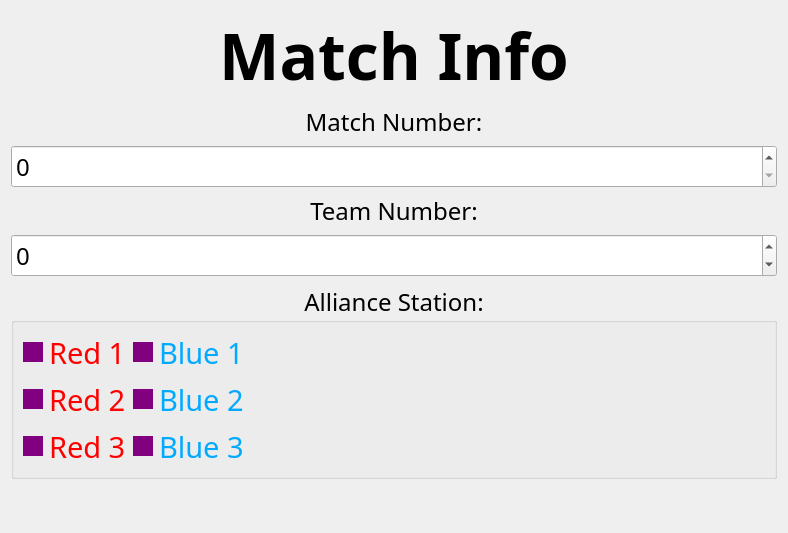
<?xml version="1.0" encoding="UTF-8"?>
<ui version="4.0">
 <class>TeamInfo</class>
 <widget class="QWidget" name="TeamInfo">
  <property name="geometry">
   <rect>
    <x>0</x>
    <y>0</y>
    <width>788</width>
    <height>533</height>
   </rect>
  </property>
  <property name="font">
   <font>
    <family>Noto Sans</family>
    <pointsize>18</pointsize>
    <bold>false</bold>
   </font>
  </property>
  <property name="windowTitle">
   <string>Form</string>
  </property>
  <layout class="QVBoxLayout" name="verticalLayout">
   <item>
    <widget class="QLabel" name="label">
     <property name="sizePolicy">
      <sizepolicy hsizetype="Preferred" vsizetype="Preferred">
       <horstretch>1</horstretch>
       <verstretch>0</verstretch>
      </sizepolicy>
     </property>
     <property name="font">
      <font>
       <family>Noto Sans</family>
       <pointsize>48</pointsize>
       <bold>true</bold>
      </font>
     </property>
     <property name="text">
      <string>Match Info</string>
     </property>
     <property name="scaledContents">
      <bool>true</bool>
     </property>
     <property name="alignment">
      <set>Qt::AlignHCenter|Qt::AlignTop</set>
     </property>
     <property name="wordWrap">
      <bool>true</bool>
     </property>
    </widget>
   </item>
   <item>
    <widget class="QLabel" name="label_3">
     <property name="font">
      <font>
       <family>Noto Sans</family>
       <pointsize>18</pointsize>
       <bold>false</bold>
      </font>
     </property>
     <property name="text">
      <string>Match Number:</string>
     </property>
     <property name="alignment">
      <set>Qt::AlignCenter</set>
     </property>
    </widget>
   </item>
   <item>
    <widget class="QSpinBox" name="matchNumber">
     <property name="font">
      <font>
       <family>Noto Sans</family>
       <pointsize>18</pointsize>
       <bold>false</bold>
      </font>
     </property>
     <property name="maximum">
      <number>999</number>
     </property>
    </widget>
   </item>
   <item>
    <widget class="QLabel" name="a">
     <property name="sizePolicy">
      <sizepolicy hsizetype="Preferred" vsizetype="Preferred">
       <horstretch>1</horstretch>
       <verstretch>0</verstretch>
      </sizepolicy>
     </property>
     <property name="font">
      <font>
       <family>Noto Sans</family>
       <pointsize>18</pointsize>
       <bold>false</bold>
      </font>
     </property>
     <property name="text">
      <string>Team Number:</string>
     </property>
     <property name="scaledContents">
      <bool>true</bool>
     </property>
     <property name="alignment">
      <set>Qt::AlignCenter</set>
     </property>
     <property name="wordWrap">
      <bool>true</bool>
     </property>
    </widget>
   </item>
   <item>
    <widget class="QSpinBox" name="teamNumber">
     <property name="sizePolicy">
      <sizepolicy hsizetype="Preferred" vsizetype="Maximum">
       <horstretch>1</horstretch>
       <verstretch>0</verstretch>
      </sizepolicy>
     </property>
     <property name="font">
      <font>
       <family>Noto Sans</family>
       <pointsize>18</pointsize>
       <bold>false</bold>
      </font>
     </property>
     <property name="wrapping">
      <bool>true</bool>
     </property>
     <property name="maximum">
      <number>99999</number>
     </property>
    </widget>
   </item>
   <item>
    <widget class="QGroupBox" name="groupBox_2">
     <property name="title">
      <string>Alliance Station:</string>
     </property>
     <property name="alignment">
      <set>Qt::AlignCenter</set>
     </property>
     <property name="checkable">
      <bool>false</bool>
     </property>
     <layout class="QFormLayout" name="formLayout">
      <item row="0" column="0">
       <widget class="QRadioButton" name="red1">
        <property name="font">
         <font>
          <family>Sans Serif</family>
          <pointsize>22</pointsize>
          <bold>false</bold>
         </font>
        </property>
        <property name="styleSheet">
         <string notr="true">QRadioButton {
color: red;
}

QRadioButton::indicator {
color: white;
	color: purple;
	// border: 1px solid white;
	width: 20px;
	height: 20px;
}

QRadioButton::indicator::checked {
color: white;
	width: 20px;
height: 20px;
	background-color: purple;
}

QRadioButton::indicator::unchecked {
	width: 20px;
height: 20px;
	background-color: purple;
color: white;
}</string>
        </property>
        <property name="text">
         <string>Red 1</string>
        </property>
        <property name="checked">
         <bool>true</bool>
        </property>
       </widget>
      </item>
      <item row="0" column="1">
       <widget class="QRadioButton" name="blue1">
        <property name="font">
         <font>
          <family>Sans Serif</family>
          <pointsize>22</pointsize>
          <bold>false</bold>
         </font>
        </property>
        <property name="styleSheet">
         <string notr="true">QRadioButton {
color: rgb(0, 170, 255);
}

QRadioButton::indicator {
color: white;
	color: purple;
	// border: 1px solid white;
	width: 20px;
	height: 20px;
}

QRadioButton::indicator::checked {
color: white;
	width: 20px;
height: 20px;
	background-color: purple;
}

QRadioButton::indicator::unchecked {
	width: 20px;
height: 20px;
	background-color: purple;
color: white;
}</string>
        </property>
        <property name="text">
         <string>Blue 1</string>
        </property>
       </widget>
      </item>
      <item row="1" column="0">
       <widget class="QRadioButton" name="red2">
        <property name="font">
         <font>
          <family>Sans Serif</family>
          <pointsize>22</pointsize>
          <bold>false</bold>
         </font>
        </property>
        <property name="styleSheet">
         <string notr="true">QRadioButton {
color: red;
}

QRadioButton::indicator {
color: white;
	color: purple;
	// border: 1px solid white;
	width: 20px;
	height: 20px;
}

QRadioButton::indicator::checked {
color: white;
	width: 20px;
height: 20px;
	background-color: purple;
}

QRadioButton::indicator::unchecked {
	width: 20px;
height: 20px;
	background-color: purple;
color: white;
}</string>
        </property>
        <property name="text">
         <string>Red 2</string>
        </property>
       </widget>
      </item>
      <item row="1" column="1">
       <widget class="QRadioButton" name="blue2">
        <property name="font">
         <font>
          <family>Sans Serif</family>
          <pointsize>22</pointsize>
          <bold>false</bold>
         </font>
        </property>
        <property name="styleSheet">
         <string notr="true">QRadioButton {
color: rgb(0, 170, 255);
}

QRadioButton::indicator {
color: white;
	color: purple;
	// border: 1px solid white;
	width: 20px;
	height: 20px;
}

QRadioButton::indicator::checked {
color: white;
	width: 20px;
height: 20px;
	background-color: purple;
}

QRadioButton::indicator::unchecked {
	width: 20px;
height: 20px;
	background-color: purple;
color: white;
}</string>
        </property>
        <property name="text">
         <string>Blue 2</string>
        </property>
       </widget>
      </item>
      <item row="2" column="0">
       <widget class="QRadioButton" name="red3">
        <property name="font">
         <font>
          <family>Sans Serif</family>
          <pointsize>22</pointsize>
          <bold>false</bold>
         </font>
        </property>
        <property name="styleSheet">
         <string notr="true">QRadioButton {
color: red;
}

QRadioButton::indicator {
color: white;
	color: purple;
	// border: 1px solid white;
	width: 20px;
	height: 20px;
}

QRadioButton::indicator::checked {
color: white;
	width: 20px;
height: 20px;
	background-color: purple;
}

QRadioButton::indicator::unchecked {
	width: 20px;
height: 20px;
	background-color: purple;
color: white;
}</string>
        </property>
        <property name="text">
         <string>Red 3</string>
        </property>
       </widget>
      </item>
      <item row="2" column="1">
       <widget class="QRadioButton" name="blue3">
        <property name="font">
         <font>
          <family>Sans Serif</family>
          <pointsize>22</pointsize>
          <bold>false</bold>
         </font>
        </property>
        <property name="styleSheet">
         <string notr="true">QRadioButton {
color: rgb(0, 170, 255);
}

QRadioButton::indicator {
color: white;
	color: purple;
	// border: 1px solid white;
	width: 20px;
	height: 20px;
}

QRadioButton::indicator::checked {
color: white;
	width: 20px;
height: 20px;
	background-color: purple;
}

QRadioButton::indicator::unchecked {
	width: 20px;
height: 20px;
	background-color: purple;
color: white;
}</string>
        </property>
        <property name="text">
         <string>Blue 3</string>
        </property>
       </widget>
      </item>
     </layout>
    </widget>
   </item>
   <item>
    <spacer name="verticalSpacer">
     <property name="orientation">
      <enum>Qt::Vertical</enum>
     </property>
     <property name="sizeHint" stdset="0">
      <size>
       <width>20</width>
       <height>40</height>
      </size>
     </property>
    </spacer>
   </item>
  </layout>
 </widget>
 <resources/>
 <connections>
  <connection>
   <sender>matchNumber</sender>
   <signal>valueChanged(int)</signal>
   <receiver>TeamInfo</receiver>
   <slot>setTeam()</slot>
   <hints>
    <hint type="sourcelabel">
     <x>239</x>
     <y>515</y>
    </hint>
    <hint type="destinationlabel">
     <x>239</x>
     <y>449</y>
    </hint>
   </hints>
  </connection>
  <connection>
   <sender>teamNumber</sender>
   <signal>valueChanged(int)</signal>
   <receiver>TeamInfo</receiver>
   <slot>setStation()</slot>
   <hints>
    <hint type="sourcelabel">
     <x>239</x>
     <y>602</y>
    </hint>
    <hint type="destinationlabel">
     <x>239</x>
     <y>449</y>
    </hint>
   </hints>
  </connection>
  <connection>
   <sender>blue1</sender>
   <signal>toggled(bool)</signal>
   <receiver>TeamInfo</receiver>
   <slot>setTeam()</slot>
   <hints>
    <hint type="sourcelabel">
     <x>287</x>
     <y>328</y>
    </hint>
    <hint type="destinationlabel">
     <x>239</x>
     <y>449</y>
    </hint>
   </hints>
  </connection>
  <connection>
   <sender>blue2</sender>
   <signal>toggled(bool)</signal>
   <receiver>TeamInfo</receiver>
   <slot>setTeam()</slot>
   <hints>
    <hint type="sourcelabel">
     <x>287</x>
     <y>373</y>
    </hint>
    <hint type="destinationlabel">
     <x>239</x>
     <y>449</y>
    </hint>
   </hints>
  </connection>
  <connection>
   <sender>blue3</sender>
   <signal>toggled(bool)</signal>
   <receiver>TeamInfo</receiver>
   <slot>setTeam()</slot>
   <hints>
    <hint type="sourcelabel">
     <x>287</x>
     <y>418</y>
    </hint>
    <hint type="destinationlabel">
     <x>239</x>
     <y>449</y>
    </hint>
   </hints>
  </connection>
  <connection>
   <sender>red1</sender>
   <signal>toggled(bool)</signal>
   <receiver>TeamInfo</receiver>
   <slot>setTeam()</slot>
   <hints>
    <hint type="sourcelabel">
     <x>65</x>
     <y>328</y>
    </hint>
    <hint type="destinationlabel">
     <x>239</x>
     <y>449</y>
    </hint>
   </hints>
  </connection>
  <connection>
   <sender>red2</sender>
   <signal>toggled(bool)</signal>
   <receiver>TeamInfo</receiver>
   <slot>setTeam()</slot>
   <hints>
    <hint type="sourcelabel">
     <x>65</x>
     <y>373</y>
    </hint>
    <hint type="destinationlabel">
     <x>239</x>
     <y>449</y>
    </hint>
   </hints>
  </connection>
  <connection>
   <sender>red3</sender>
   <signal>toggled(bool)</signal>
   <receiver>TeamInfo</receiver>
   <slot>setTeam()</slot>
   <hints>
    <hint type="sourcelabel">
     <x>65</x>
     <y>418</y>
    </hint>
    <hint type="destinationlabel">
     <x>239</x>
     <y>449</y>
    </hint>
   </hints>
  </connection>
 </connections>
 <slots>
  <slot>setStation()</slot>
  <slot>setTeam()</slot>
 </slots>
</ui>
